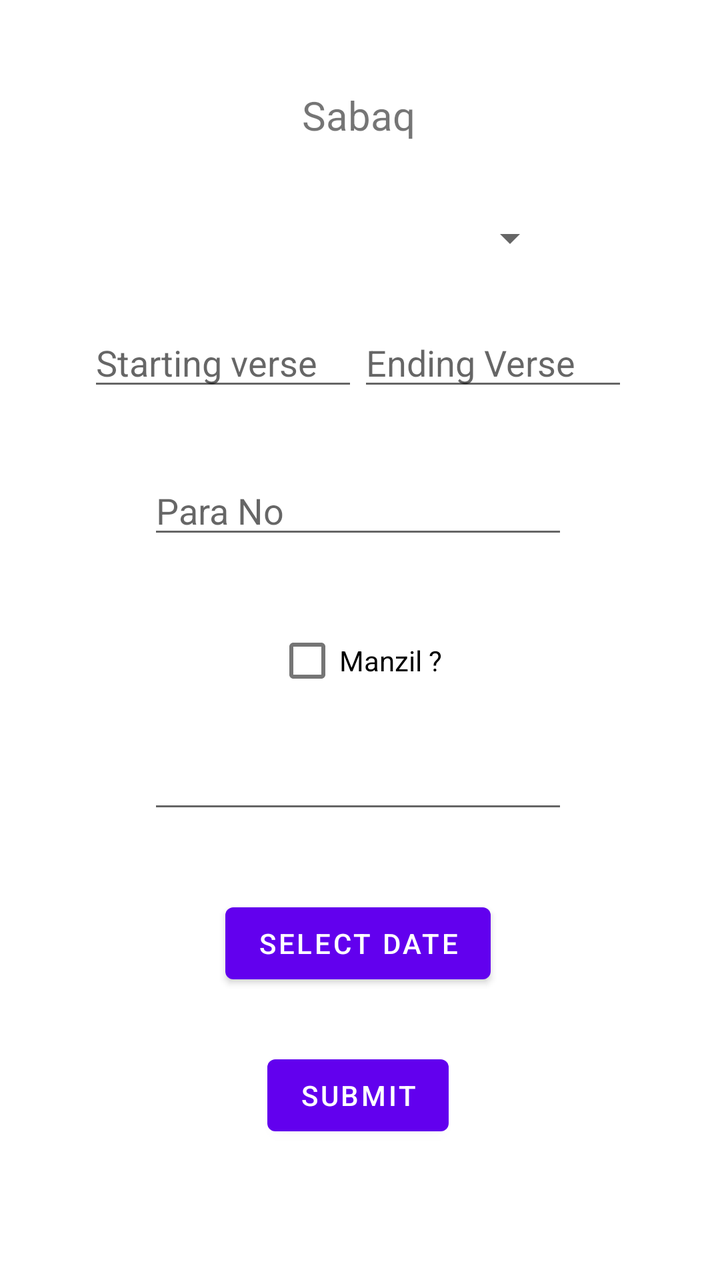
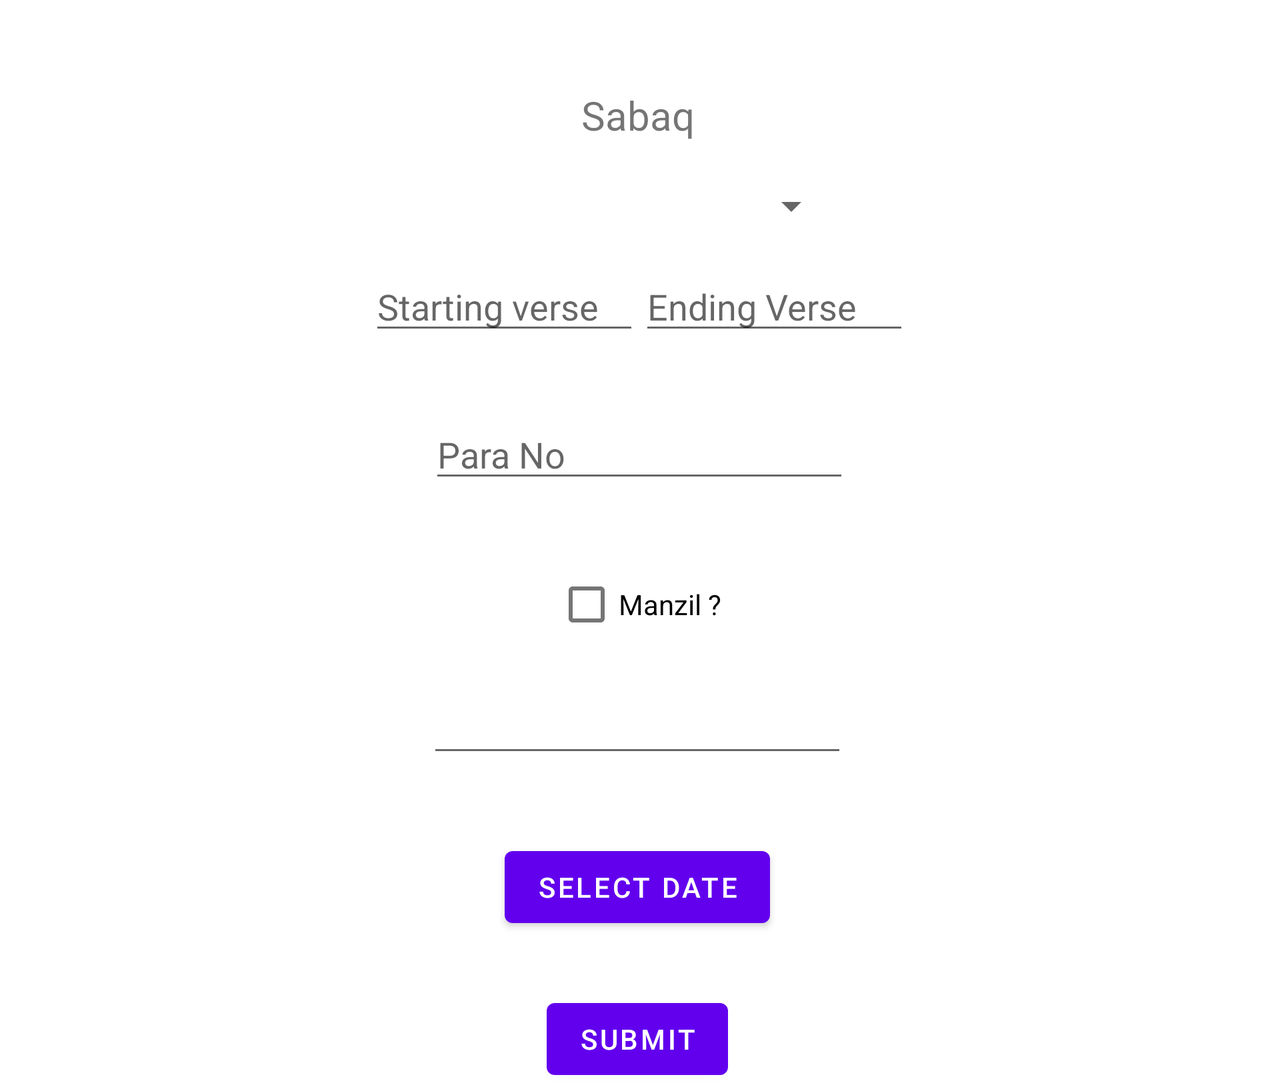

One screen, two layout resources from the same app: the default and the repository's alternative for another configuration. Each is rendered where Android would select it; the XML of both is given below.
<!-- AndroidManifest.xml: application theme Theme.MadrassaApplication -->
<!-- res/layout/activity_daily_record_entry.xml -->
<?xml version="1.0" encoding="utf-8"?>
<androidx.constraintlayout.widget.ConstraintLayout xmlns:android="http://schemas.android.com/apk/res/android"
    xmlns:app="http://schemas.android.com/apk/res-auto"
    xmlns:tools="http://schemas.android.com/tools"
    android:layout_width="match_parent"
    android:layout_height="match_parent"
    tools:context=".DailyRecordEntry">

    <TextView
        android:id="@+id/textView5"
        android:layout_width="wrap_content"
        android:layout_height="wrap_content"
        android:layout_marginTop="44dp"
        android:text="Sabaq"
        android:textSize="20sp"
        app:layout_constraintEnd_toEndOf="parent"
        app:layout_constraintHorizontal_bias="0.498"
        app:layout_constraintStart_toStartOf="parent"
        app:layout_constraintTop_toTopOf="parent" />

    <Spinner
        android:id="@+id/spinner"
        android:layout_width="200sp"
        android:layout_height="wrap_content"
        android:layout_marginTop="36dp"
        app:layout_constraintEnd_toEndOf="@+id/textView5"
        app:layout_constraintHorizontal_bias="0.503"
        app:layout_constraintStart_toStartOf="@+id/textView5"
        app:layout_constraintTop_toBottomOf="@+id/textView5" />

    <LinearLayout
        android:id="@+id/linearLayout2"
        android:layout_width="270dp"
        android:layout_height="58dp"
        android:layout_marginTop="28dp"
        android:orientation="horizontal"
        app:layout_constraintEnd_toEndOf="@+id/spinner"
        app:layout_constraintStart_toStartOf="@+id/spinner"
        app:layout_constraintTop_toBottomOf="@+id/spinner">

        <EditText
            android:id="@+id/SVerse"
            android:layout_width="wrap_content"
            android:layout_height="wrap_content"
            android:layout_weight="1"
            android:ems="10"
            android:hint="Starting verse"
            android:inputType="number" />

        <EditText
            android:id="@+id/Everse"
            android:layout_width="wrap_content"
            android:layout_height="wrap_content"
            android:layout_weight="1"
            android:ems="10"
            android:hint="Ending Verse"
            android:inputType="number" />
    </LinearLayout>

    <EditText
        android:id="@+id/ParaEnterField"
        android:layout_width="wrap_content"
        android:layout_height="wrap_content"
        android:layout_marginTop="16dp"
        android:ems="10"
        android:hint="Para No"
        android:inputType="number"
        app:layout_constraintEnd_toEndOf="@+id/linearLayout2"
        app:layout_constraintStart_toStartOf="@+id/linearLayout2"
        app:layout_constraintTop_toBottomOf="@+id/linearLayout2" />

    <CheckBox
        android:id="@+id/checkBox"
        android:layout_width="wrap_content"
        android:layout_height="wrap_content"
        android:layout_marginTop="32dp"
        android:text="Manzil ?"
        app:layout_constraintEnd_toEndOf="@+id/ParaEnterField"
        app:layout_constraintHorizontal_bias="0.503"
        app:layout_constraintStart_toStartOf="@+id/ParaEnterField"
        app:layout_constraintTop_toBottomOf="@+id/ParaEnterField" />

    <Button
        android:id="@+id/HistorydateBtn"
        android:layout_width="wrap_content"
        android:layout_height="wrap_content"
        android:layout_marginTop="36dp"
        android:text="Select Date"
        app:layout_constraintEnd_toEndOf="@+id/checkBox"
        app:layout_constraintHorizontal_bias="0.509"
        app:layout_constraintStart_toStartOf="@+id/checkBox"
        app:layout_constraintTop_toBottomOf="@+id/HistoryDate" />

    <EditText
        android:id="@+id/HistoryDate"
        android:layout_width="wrap_content"
        android:layout_height="wrap_content"
        android:layout_marginTop="16dp"
        android:ems="10"
        android:inputType="date"
        app:layout_constraintEnd_toEndOf="@+id/checkBox"
        app:layout_constraintHorizontal_bias="0.503"
        app:layout_constraintStart_toStartOf="@+id/checkBox"
        app:layout_constraintTop_toBottomOf="@+id/checkBox" />

    <Button
        android:id="@+id/SubmitRecord"
        android:layout_width="wrap_content"
        android:layout_height="wrap_content"
        android:layout_marginTop="28dp"
        android:text="Submit"
        app:layout_constraintEnd_toEndOf="@+id/HistorydateBtn"
        app:layout_constraintStart_toStartOf="@+id/HistorydateBtn"
        app:layout_constraintTop_toBottomOf="@+id/HistorydateBtn" />
</androidx.constraintlayout.widget.ConstraintLayout>
<!-- resources referenced by this layout -->
<resources>
  <style name="Theme.MadrassaApplication" parent="Theme.MaterialComponents.DayNight.DarkActionBar">
          
          <item name="colorPrimary">@color/purple_500</item>
          <item name="colorPrimaryVariant">@color/purple_700</item>
          <item name="colorOnPrimary">@color/white</item>
          
          <item name="colorSecondary">@color/teal_200</item>
          <item name="colorSecondaryVariant">@color/teal_700</item>
          <item name="colorOnSecondary">@color/black</item>
          
          <item name="android:statusBarColor">?attr/colorPrimaryVariant</item>
          
      </style>
</resources>
<!-- res/layout-land/activity_daily_record_entry.xml (the repository's variant of the layout above) -->
<!-- drawn on the phone turned sideways -->
<?xml version="1.0" encoding="utf-8"?>
<ScrollView
    android:layout_height="match_parent"
    android:layout_width="match_parent"
    xmlns:android="http://schemas.android.com/apk/res/android"
    xmlns:app="http://schemas.android.com/apk/res-auto"
    xmlns:tools="http://schemas.android.com/tools"
>
<androidx.constraintlayout.widget.ConstraintLayout
    android:layout_width="match_parent"
    android:layout_height="match_parent"
    tools:context=".DailyRecordEntry">

    <TextView
        android:id="@+id/textView5"
        android:layout_width="wrap_content"
        android:layout_height="wrap_content"
        android:layout_marginTop="44dp"
        android:text="Sabaq"
        android:textSize="20sp"
        app:layout_constraintEnd_toEndOf="parent"
        app:layout_constraintHorizontal_bias="0.498"
        app:layout_constraintStart_toStartOf="parent"
        app:layout_constraintTop_toTopOf="parent" />

    <Spinner
        android:id="@+id/spinner"
        android:layout_width="200sp"
        android:layout_height="wrap_content"
        android:layout_marginTop="20dp"
        app:layout_constraintEnd_toEndOf="@+id/textView5"
        app:layout_constraintHorizontal_bias="0.496"
        app:layout_constraintStart_toStartOf="@+id/textView5"
        app:layout_constraintTop_toBottomOf="@+id/textView5" />

    <LinearLayout
        android:id="@+id/linearLayout2"
        android:layout_width="270dp"
        android:layout_height="58dp"
        android:layout_marginTop="16dp"
        android:orientation="horizontal"
        app:layout_constraintEnd_toEndOf="@+id/spinner"
        app:layout_constraintStart_toStartOf="@+id/spinner"
        app:layout_constraintTop_toBottomOf="@+id/spinner">

        <EditText
            android:id="@+id/SVerse"
            android:layout_width="wrap_content"
            android:layout_height="wrap_content"
            android:layout_weight="1"
            android:ems="10"
            android:hint="Starting verse"
            android:inputType="number" />

        <EditText
            android:id="@+id/Everse"
            android:layout_width="wrap_content"
            android:layout_height="wrap_content"
            android:layout_weight="1"
            android:ems="10"
            android:hint="Ending Verse"
            android:inputType="number" />
    </LinearLayout>

    <EditText
        android:id="@+id/ParaEnterField"
        android:layout_width="wrap_content"
        android:layout_height="wrap_content"
        android:layout_marginTop="16dp"
        android:ems="10"
        android:hint="Para No"
        android:inputType="number"
        app:layout_constraintEnd_toEndOf="@+id/linearLayout2"
        app:layout_constraintStart_toStartOf="@+id/linearLayout2"
        app:layout_constraintTop_toBottomOf="@+id/linearLayout2" />

    <CheckBox
        android:id="@+id/checkBox"
        android:layout_width="wrap_content"
        android:layout_height="wrap_content"
        android:layout_marginTop="32dp"
        android:text="Manzil ?"
        app:layout_constraintEnd_toEndOf="@+id/ParaEnterField"
        app:layout_constraintHorizontal_bias="0.496"
        app:layout_constraintStart_toStartOf="@+id/ParaEnterField"
        app:layout_constraintTop_toBottomOf="@+id/ParaEnterField" />

    <Button
        android:id="@+id/HistorydateBtn"
        android:layout_width="wrap_content"
        android:layout_height="wrap_content"
        android:layout_marginTop="36dp"
        android:text="Select Date"
        app:layout_constraintEnd_toEndOf="@+id/checkBox"
        app:layout_constraintHorizontal_bias="0.509"
        app:layout_constraintStart_toStartOf="@+id/checkBox"
        app:layout_constraintTop_toBottomOf="@+id/HistoryDate" />

    <EditText
        android:id="@+id/HistoryDate"
        android:layout_width="wrap_content"
        android:layout_height="wrap_content"
        android:layout_marginTop="16dp"
        android:ems="10"
        android:inputType="date"
        app:layout_constraintEnd_toEndOf="@+id/checkBox"
        app:layout_constraintHorizontal_bias="0.503"
        app:layout_constraintStart_toStartOf="@+id/checkBox"
        app:layout_constraintTop_toBottomOf="@+id/checkBox" />

    <Button
        android:id="@+id/SubmitRecord"
        android:layout_width="wrap_content"
        android:layout_height="wrap_content"
        android:layout_marginTop="28dp"
        android:text="Submit"
        app:layout_constraintEnd_toEndOf="@+id/HistorydateBtn"
        app:layout_constraintStart_toStartOf="@+id/HistorydateBtn"
        app:layout_constraintTop_toBottomOf="@+id/HistorydateBtn" />
</androidx.constraintlayout.widget.ConstraintLayout>

</ScrollView>
